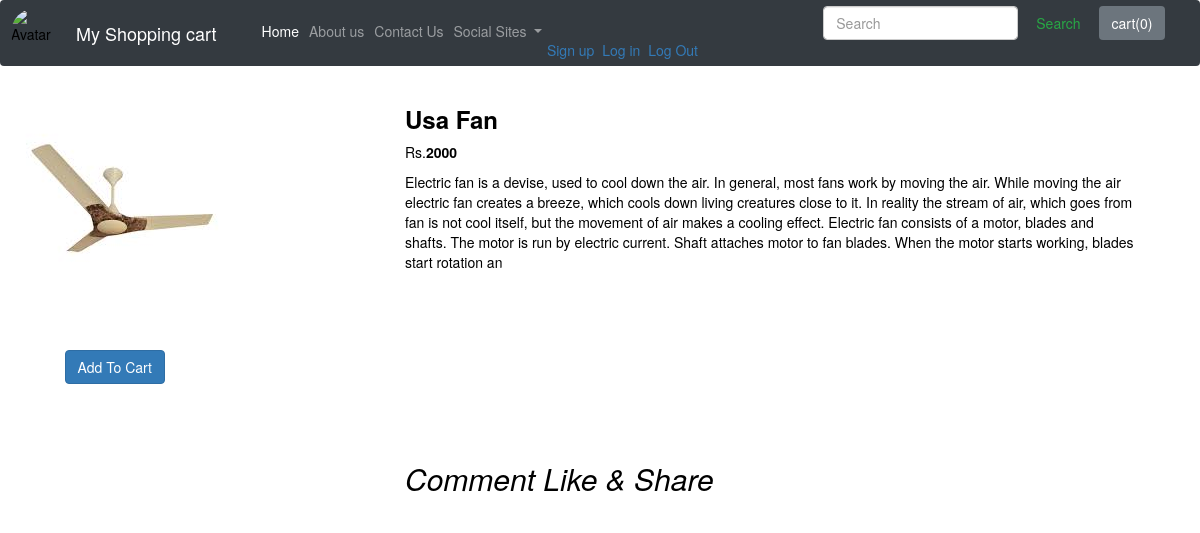
Screenshot of /shop/product/2 with the database file from the repository.
### shop/models.py (models this page shows, shortened)
class product(models.Model):
    product_id = models.AutoField
    product_name = models.CharField(max_length=50)
    category = models.CharField(max_length=50, default="")
    subcategory = models.CharField(max_length=50, default="")
    price = models.IntegerField(default=0)
    prii = models.IntegerField(default=0)
    desce = models.CharField(max_length=500, default='')
    desc = models.CharField(max_length=500)
    pub_date = models.DateField()
    image = models.ImageField(upload_to='shop/image', default="")

### shop/views.py (the view)
# urls.py: path('product/<int:myid>', views.productview,name='productview'),
def productview(request, myid):
    prod=product.objects.filter(id= myid)
    return render(request,'productview.html',{'prodd':prod})

### templates/productview.html (shortened to what this page needs)
<!doctype html>
<html lang="en">
<body>
{% extends  'base.html' %}
{% block body_block %}
    {% for i in prodd %}
<div class="container mx-3">
<div class="row">
<div class="col-md-4">
    <div class="row">
<img src="/media/{{ i.image }}">
    </div><br><br>
    <div class="row">&nbsp&nbsp&nbsp&nbsp&nbsp&nbsp&nbsp&nbsp&nbsp&nbsp&nbsp&nbsp&nbsp&nbsp
        <button id="pr{{ i.id }}" class="btn btn-primary cart" >Add To Cart</button>
    </div>
</div>
<div class="col-md-8">
    <h3  id="namepr{{ i.id }}"><b>{{ i.product_name }}</b></h3>
    <p >Rs.<span id="priipr{{ i.id }}"><b>{{ i.prii }}</b></span></p>
    <p>{{ i.desc }}</p><br><br><br><br><br><br><br><br>
    <h2><i>Comment Like & Share</i></h2>
</div>
</div>
</div>
    {% endfor %}
  </body>
{% endblock %}

### templates/base.html (shortened to what this page needs)
<!doctype html>
<html lang="en">
  <head>
    <link rel="stylesheet" href="https://maxcdn.bootstrapcdn.com/bootstrap/4.0.0/css/bootstrap.min.css">
<link rel="stylesheet" href="https://maxcdn.bootstrapcdn.com/bootstrap/3.3.7/css/bootstrap.min.css">
  </head>
<body>
<nav class="navbar navbar-expand-lg navbar-dark bg-dark">
    <img src="https://scontent.fagr1-1.fna.fbcdn.net/v/t1.0-9/s960x960/99138474_142396784033720_439684529465065472_o.jpg?_nc_cat=104&_nc_sid=110474&_nc_ohc=xPnbjOUm0boAX9OapCj&_nc_ht=scontent.fagr1-1.fna&_nc_tp=7&oh=44b7f7b9bdde48c57b6bf8fe6c3061f5&oe=5EEC4605" height="50px" width="50px" alt="Avatar" >
  <a class="navbar-brand" href="/shop/index">My Shopping cart</a>
  <div class="collapse navbar-collapse" id="navbarSupportedContent">
    <ul class="navbar-nav mr-auto">
      <li class="nav-item active">
        <a class="nav-link" href="/shop/index" >Home <span class="sr-only">(current)</span></a>
      </li>
      <li class="nav-item">
        <a class="nav-link" href="/shop/about">About us</a>
      </li>
         <li class="nav-item">
        <a class="nav-link" href="/shop/contact">Contact Us</a>
      </li>
       <li class="nav-item dropdown">
        <a class="nav-link dropdown-toggle" href="#" id="navbarDropdown" role="button" data-toggle="dropdown" aria-haspopup="true" aria-expanded="false">
          Social Sites
        </a>
      </li>
    </ul>
            <form method="get" action="/shop/search" class="form-inline my-2 my-lg-0">
      <input class="form-control mr-sm-2" type="search" placeholder="Search" aria-label="Search" name="search" id="search">
      <button class="btn btn-outline-success my-2 my-sm-0" type="submit">Search</button>
                            <button type="button" class="btn btn-secondary mx-2" id="pop" data-container="body" data-toggle="popover" data-placement="bottom" data-html="true" data-content="cart item">
          cart(<span id="cart">0</span>)
      </button>
    <a  type="button" href="/shop/reg">Sign up</a>&nbsp&nbsp
  <a type="button" href="/shop/log">Log in</a>&nbsp&nbsp
                <a type="button" href="/shop/logout">Log Out</a>
            </form>
  </div>
</nav>
{% block body_block %}
{% endblock %}
  </body>
</html>

### templates/base.html (style rules this page uses)
body { color: black; }
img { border-radius:50px; }

### rows the page displays
product: image (picture), product_name "Usa Fan", prii "2000", desc "Electric fan is a devise, used to cool down the air. In general, most fans work by moving the air. While moving the air electric fan creates a breeze, which cools down living creatures close to it. In reality the stream of air, which goes from fan is not cool itself, but the movement of air makes a cooling effect. Electric fan consists of a motor, blades and shafts. The motor is run by electric current. Shaft attaches motor to fan blades. When the motor starts working, blades start rotation an"
